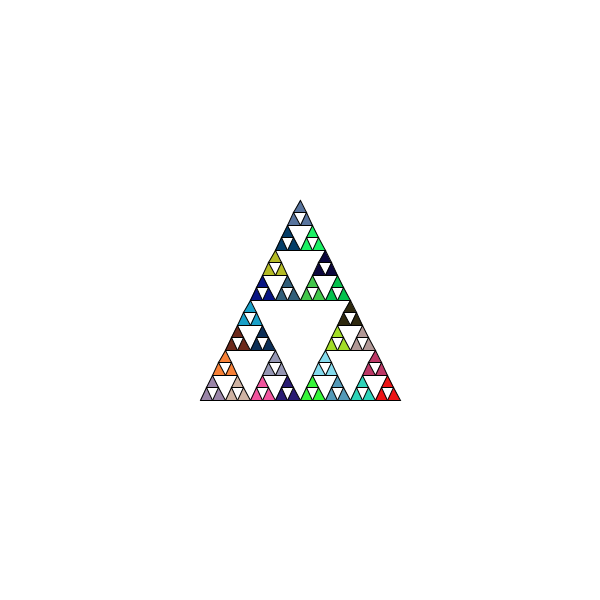
Frame 1 (no input)
Frame 60 (the mouse pressed at the canvas centre just before this capture): identical to frame 1, image omitted
Frame 120 (the mouse held since frame 60 and released just before this capture): identical to frame 1, image omitted

The Processing sketch that drew this single still picture (run headless with seeded random() and noise(); from frame 60 on, the mouse is pressed at the canvas centre):

// Processing sketch: sierpinski
// ── sierpinski.pde
void TrojkatS(int poziom, int maxPoziom, PVector lewy,PVector gora, PVector prawy)
{
  poziom++;
  
  if(poziom >= maxPoziom) {
    
    triangle(lewy.x, lewy.y, gora.x, gora.y, prawy.x,prawy.y);
    
  }
  else {
    fill(random(255),random(255),random(255));
    //fill(255/poziom);
    PVector a = PVector.add(lewy,PVector.div(PVector.sub(gora, lewy), 2));
    PVector b = PVector.add(prawy,PVector.div(PVector.sub(gora, prawy), 2));
    PVector c = PVector.add(lewy,PVector.div(PVector.sub(prawy, lewy), 2));
    TrojkatS(poziom, maxPoziom, a, gora, b);
    TrojkatS(poziom, maxPoziom, lewy, a, c);
    TrojkatS(poziom, maxPoziom, c, b, prawy);
  }
}


void setup() {
  size(600, 600);
  background(255);
  fill(random(255),random(255),random(255));
  stroke(0);
  
  PVector lewy = new PVector(400,400);
  PVector prawy = new PVector(200,400);
  PVector gora = new PVector(300,200);
  TrojkatS( 0,  5, lewy,gora, prawy);
}

void draw()
{
  
}
